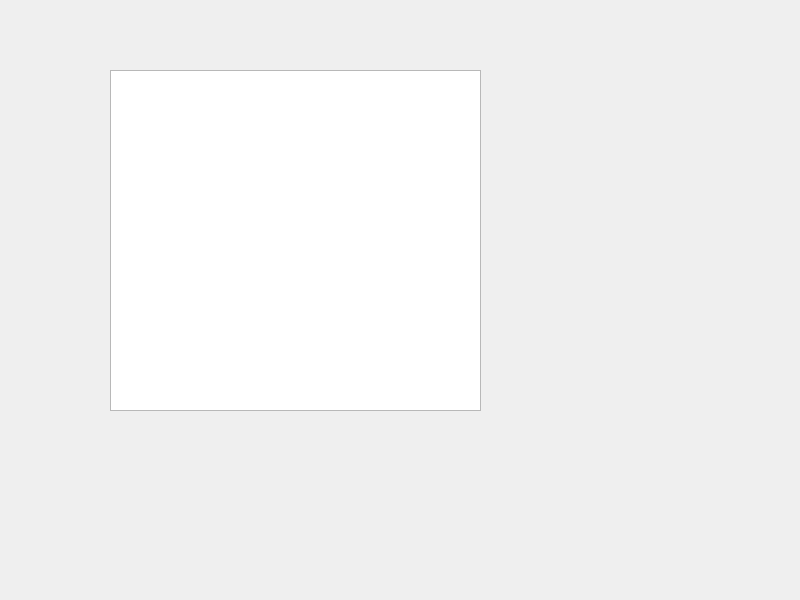
<?xml version="1.0" encoding="UTF-8"?>
<ui version="4.0">
 <class>Widget</class>
 <widget class="QWidget" name="Widget">
  <property name="geometry">
   <rect>
    <x>0</x>
    <y>0</y>
    <width>800</width>
    <height>600</height>
   </rect>
  </property>
  <property name="windowTitle">
   <string>Widget</string>
  </property>
  <widget class="QTextEdit" name="textEdit">
   <property name="geometry">
    <rect>
     <x>110</x>
     <y>70</y>
     <width>371</width>
     <height>341</height>
    </rect>
   </property>
  </widget>
 </widget>
 <resources/>
 <connections/>
</ui>
